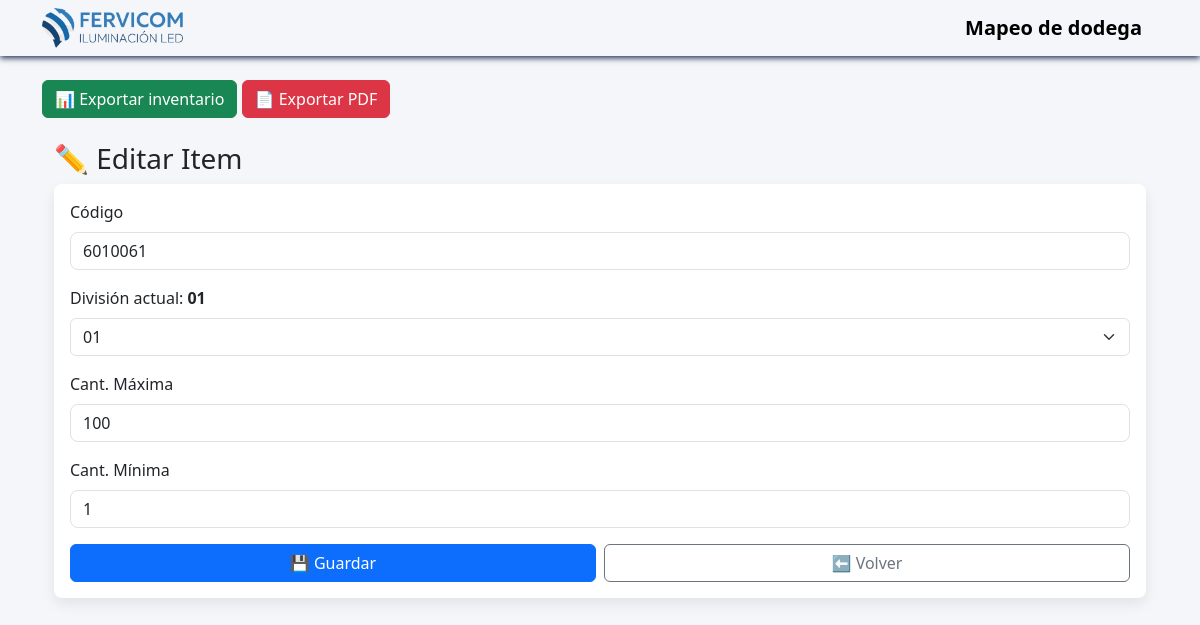
The app's page /item/1/editar with its own data.
### models.py (models this page shows, shortened)
class Item(db.Model):
    __tablename__ = "items"
    id = db.Column(db.Integer, primary_key=True)
    codigo = db.Column(db.String(7), nullable=True, unique=True)
    division = db.Column(db.Integer, nullable=False)
    maximo = db.Column(db.Integer, nullable=False)
    minimo = db.Column(db.Integer, nullable=False)
    entrepano_id = db.Column(
        db.Integer,
        db.ForeignKey("entrepanos.id"),
        nullable=False
    )

### app.py (the view, shortened to what this page needs)
@app.route("/item/<int:item_id>/editar", methods=["GET", "POST"])
def editar_item(item_id):
    item = Item.query.get_or_404(item_id)
    return render_template("editar-item.html", item=item)

### app.py (called while the page is built)
@app.context_processor
def utilidades():
    return dict(generar_ubicacion=generar_ubicacion)

### templates/editar-item.html (shortened to what this page needs)
{% extends "base.html" %}
{% block content %}
<div class="container mt-4">
    <h3>✏️ Editar Item</h3>
    <form method="POST" class="card p-3">
        <div class="mb-3">
            <label class="form-label">Código</label>
            <input
                type="text"
                name="codigo"
                class="form-control"
                value="{{ item.codigo or '' }}"
                placeholder="Ubicación vacía"
            >
        </div>
        <div class="mb-3">
            <label class="form-label">División actual: <b>{{ "%02d"|format(item.division) }}</b></label>
            <select name="division" class="form-select" required>
                {% for i in range(1, 16) %}
                    <option value="{{ i }}">{{ "%02d"|format(i) }}</option>
                {% endfor %}
            </select>
        </div>
        <div class="mb-3">
            <label class="form-label">Cant. Máxima</label>
            <input
                type="number"
                name="maximo"
                class="form-control"
                value="{{ item.maximo }}"
                required
            >
        </div>
        <div class="mb-3">
            <label class="form-label">Cant. Mínima</label>
            <input
                type="number"
                name="minimo"
                class="form-control"
                value="{{ item.minimo }}"
                required
            >
        </div>
        <div class="d-flex gap-2">
            <button class="btn btn-primary w-50">💾 Guardar</button>
            <a
                href="{{ url_for('detalle_entrepano', entrepano_id=item.entrepano.id) }}"
                class="btn btn-outline-secondary w-50"
            >
                ⬅️ Volver
            </a>
        </div>
    </form>
</div>
{% endblock %}

### static/css/styles.css (style rules this page uses)
body { background-color: #f4f6f9; font-family: "Segoe UI", system-ui, sans-serif; }
.card { border-radius: 8px; border: none; box-shadow: 0 6px 14px rgba(0,0,0,.08); transition: transform .2s ease, box-shadow .2s ease; }
.btn { min-width: 110px; }
input, textarea { border-radius: 8px !important; }

### records on screen
Item: codigo "6010061", division "01", maximo "100", minimo "1"

### other values on screen
form field division "01"
